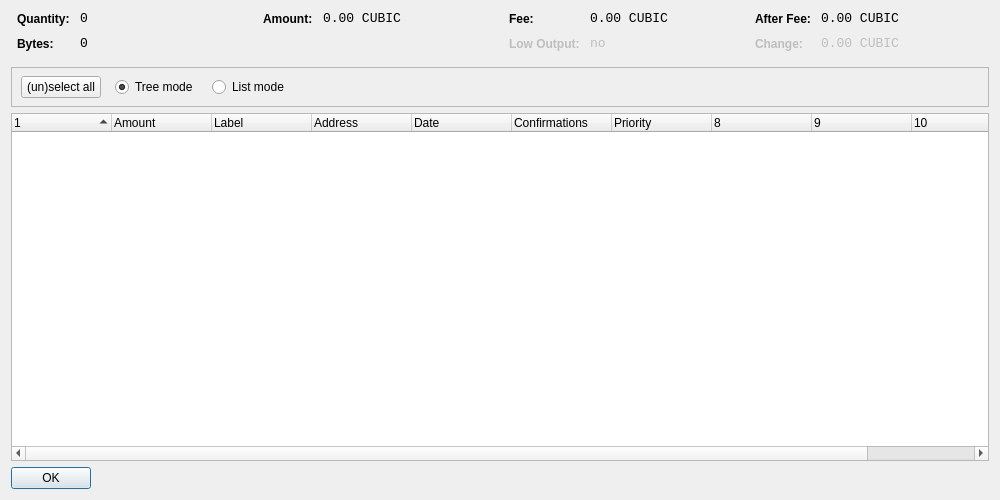
<?xml version="1.0" encoding="UTF-8"?>
<ui version="4.0">
 <class>CoinControlDialog</class>
 <widget class="QDialog" name="CoinControlDialog">
  <property name="geometry">
   <rect>
    <x>0</x>
    <y>0</y>
    <width>1000</width>
    <height>500</height>
   </rect>
  </property>
  <property name="windowTitle">
   <string>Coin Control</string>
  </property>
  <layout class="QVBoxLayout" name="verticalLayout">
   <item>
    <layout class="QHBoxLayout" name="horizontalLayoutTop" stretch="0,0,0,0">
     <property name="topMargin">
      <number>0</number>
     </property>
     <property name="bottomMargin">
      <number>10</number>
     </property>
     <item>
      <layout class="QFormLayout" name="formLayoutCoinControl1">
       <property name="horizontalSpacing">
        <number>10</number>
       </property>
       <property name="verticalSpacing">
        <number>10</number>
       </property>
       <property name="leftMargin">
        <number>6</number>
       </property>
       <property name="rightMargin">
        <number>6</number>
       </property>
       <item row="0" column="0">
        <widget class="QLabel" name="labelCoinControlQuantityText">
         <property name="styleSheet">
          <string notr="true">font-weight:bold;</string>
         </property>
         <property name="text">
          <string>Quantity:</string>
         </property>
        </widget>
       </item>
       <item row="0" column="1">
        <widget class="QLabel" name="labelCoinControlQuantity">
         <property name="font">
          <font>
           <family>Monospace</family>
           <pointsize>10</pointsize>
          </font>
         </property>
         <property name="cursor">
          <cursorShape>IBeamCursor</cursorShape>
         </property>
         <property name="contextMenuPolicy">
          <enum>Qt::ActionsContextMenu</enum>
         </property>
         <property name="text">
          <string notr="true">0</string>
         </property>
         <property name="textInteractionFlags">
          <set>Qt::LinksAccessibleByMouse|Qt::TextSelectableByKeyboard|Qt::TextSelectableByMouse</set>
         </property>
        </widget>
       </item>
       <item row="1" column="0">
        <widget class="QLabel" name="labelCoinControlBytesText">
         <property name="styleSheet">
          <string notr="true">font-weight:bold;</string>
         </property>
         <property name="text">
          <string>Bytes:</string>
         </property>
        </widget>
       </item>
       <item row="1" column="1">
        <widget class="QLabel" name="labelCoinControlBytes">
         <property name="font">
          <font>
           <family>Monospace</family>
           <pointsize>10</pointsize>
          </font>
         </property>
         <property name="cursor">
          <cursorShape>IBeamCursor</cursorShape>
         </property>
         <property name="contextMenuPolicy">
          <enum>Qt::ActionsContextMenu</enum>
         </property>
         <property name="text">
          <string notr="true">0</string>
         </property>
         <property name="textInteractionFlags">
          <set>Qt::LinksAccessibleByMouse|Qt::TextSelectableByKeyboard|Qt::TextSelectableByMouse</set>
         </property>
        </widget>
       </item>
      </layout>
     </item>
     <item>
      <layout class="QFormLayout" name="formLayoutCoinControl2">
       <property name="horizontalSpacing">
        <number>10</number>
       </property>
       <property name="verticalSpacing">
        <number>10</number>
       </property>
       <property name="leftMargin">
        <number>6</number>
       </property>
       <property name="rightMargin">
        <number>6</number>
       </property>
       <item row="0" column="0">
        <widget class="QLabel" name="labelCoinControlAmountText">
         <property name="styleSheet">
          <string notr="true">font-weight:bold;</string>
         </property>
         <property name="text">
          <string>Amount:</string>
         </property>
        </widget>
       </item>
       <item row="0" column="1">
        <widget class="QLabel" name="labelCoinControlAmount">
         <property name="font">
          <font>
           <family>Monospace</family>
           <pointsize>10</pointsize>
          </font>
         </property>
         <property name="cursor">
          <cursorShape>IBeamCursor</cursorShape>
         </property>
         <property name="contextMenuPolicy">
          <enum>Qt::ActionsContextMenu</enum>
         </property>
         <property name="text">
          <string notr="true">0.00 CUBIC</string>
         </property>
         <property name="textInteractionFlags">
          <set>Qt::LinksAccessibleByMouse|Qt::TextSelectableByKeyboard|Qt::TextSelectableByMouse</set>
         </property>
        </widget>
       </item>
      </layout>
     </item>
     <item>
      <layout class="QFormLayout" name="formLayoutCoinControl3">
       <property name="horizontalSpacing">
        <number>10</number>
       </property>
       <property name="verticalSpacing">
        <number>10</number>
       </property>
       <property name="leftMargin">
        <number>6</number>
       </property>
       <property name="rightMargin">
        <number>6</number>
       </property>
       <item row="0" column="0">
        <widget class="QLabel" name="labelCoinControlFeeText">
         <property name="styleSheet">
          <string notr="true">font-weight:bold;</string>
         </property>
         <property name="text">
          <string>Fee:</string>
         </property>
        </widget>
       </item>
       <item row="0" column="1">
        <widget class="QLabel" name="labelCoinControlFee">
         <property name="font">
          <font>
           <family>Monospace</family>
           <pointsize>10</pointsize>
          </font>
         </property>
         <property name="cursor">
          <cursorShape>IBeamCursor</cursorShape>
         </property>
         <property name="contextMenuPolicy">
          <enum>Qt::ActionsContextMenu</enum>
         </property>
         <property name="text">
          <string notr="true">0.00 CUBIC</string>
         </property>
         <property name="textInteractionFlags">
          <set>Qt::LinksAccessibleByMouse|Qt::TextSelectableByKeyboard|Qt::TextSelectableByMouse</set>
         </property>
        </widget>
       </item>
       <item row="1" column="0">
        <widget class="QLabel" name="labelCoinControlLowOutputText">
         <property name="enabled">
          <bool>false</bool>
         </property>
         <property name="styleSheet">
          <string notr="true">font-weight:bold;</string>
         </property>
         <property name="text">
          <string>Low Output:</string>
         </property>
        </widget>
       </item>
       <item row="1" column="1">
        <widget class="QLabel" name="labelCoinControlLowOutput">
         <property name="enabled">
          <bool>false</bool>
         </property>
         <property name="font">
          <font>
           <family>Monospace</family>
           <pointsize>10</pointsize>
          </font>
         </property>
         <property name="cursor">
          <cursorShape>IBeamCursor</cursorShape>
         </property>
         <property name="contextMenuPolicy">
          <enum>Qt::ActionsContextMenu</enum>
         </property>
         <property name="text">
          <string notr="true">no</string>
         </property>
         <property name="textInteractionFlags">
          <set>Qt::LinksAccessibleByMouse|Qt::TextSelectableByKeyboard|Qt::TextSelectableByMouse</set>
         </property>
        </widget>
       </item>
      </layout>
     </item>
     <item>
      <layout class="QFormLayout" name="formLayoutCoinControl4">
       <property name="horizontalSpacing">
        <number>10</number>
       </property>
       <property name="verticalSpacing">
        <number>10</number>
       </property>
       <property name="leftMargin">
        <number>6</number>
       </property>
       <property name="rightMargin">
        <number>6</number>
       </property>
       <item row="0" column="0">
        <widget class="QLabel" name="labelCoinControlAfterFeeText">
         <property name="styleSheet">
          <string notr="true">font-weight:bold;</string>
         </property>
         <property name="text">
          <string>After Fee:</string>
         </property>
        </widget>
       </item>
       <item row="0" column="1">
        <widget class="QLabel" name="labelCoinControlAfterFee">
         <property name="font">
          <font>
           <family>Monospace</family>
           <pointsize>10</pointsize>
          </font>
         </property>
         <property name="cursor">
          <cursorShape>IBeamCursor</cursorShape>
         </property>
         <property name="contextMenuPolicy">
          <enum>Qt::ActionsContextMenu</enum>
         </property>
         <property name="text">
          <string notr="true">0.00 CUBIC</string>
         </property>
         <property name="textInteractionFlags">
          <set>Qt::LinksAccessibleByMouse|Qt::TextSelectableByKeyboard|Qt::TextSelectableByMouse</set>
         </property>
        </widget>
       </item>
       <item row="1" column="0">
        <widget class="QLabel" name="labelCoinControlChangeText">
         <property name="enabled">
          <bool>false</bool>
         </property>
         <property name="styleSheet">
          <string notr="true">font-weight:bold;</string>
         </property>
         <property name="text">
          <string>Change:</string>
         </property>
        </widget>
       </item>
       <item row="1" column="1">
        <widget class="QLabel" name="labelCoinControlChange">
         <property name="enabled">
          <bool>false</bool>
         </property>
         <property name="font">
          <font>
           <family>Monospace</family>
           <pointsize>10</pointsize>
          </font>
         </property>
         <property name="cursor">
          <cursorShape>IBeamCursor</cursorShape>
         </property>
         <property name="contextMenuPolicy">
          <enum>Qt::ActionsContextMenu</enum>
         </property>
         <property name="text">
          <string notr="true">0.00 CUBIC</string>
         </property>
         <property name="textInteractionFlags">
          <set>Qt::LinksAccessibleByMouse|Qt::TextSelectableByKeyboard|Qt::TextSelectableByMouse</set>
         </property>
        </widget>
       </item>
      </layout>
     </item>
    </layout>
   </item>
   <item>
    <widget class="QFrame" name="frame">
     <property name="minimumSize">
      <size>
       <width>0</width>
       <height>40</height>
      </size>
     </property>
     <property name="frameShape">
      <enum>QFrame::StyledPanel</enum>
     </property>
     <property name="frameShadow">
      <enum>QFrame::Sunken</enum>
     </property>
     <widget class="QWidget" name="horizontalLayoutWidget">
      <property name="geometry">
       <rect>
        <x>10</x>
        <y>0</y>
        <width>781</width>
        <height>41</height>
       </rect>
      </property>
      <layout class="QHBoxLayout" name="horizontalLayoutPanel" stretch="0,0,0,0,0">
       <property name="spacing">
        <number>14</number>
       </property>
       <item>
        <widget class="QPushButton" name="pushButtonSelectAll">
         <property name="sizePolicy">
          <sizepolicy hsizetype="Maximum" vsizetype="Fixed">
           <horstretch>0</horstretch>
           <verstretch>0</verstretch>
          </sizepolicy>
         </property>
         <property name="text">
          <string>(un)select all</string>
         </property>
        </widget>
       </item>
       <item>
        <widget class="QRadioButton" name="radioTreeMode">
         <property name="sizePolicy">
          <sizepolicy hsizetype="Maximum" vsizetype="Fixed">
           <horstretch>0</horstretch>
           <verstretch>0</verstretch>
          </sizepolicy>
         </property>
         <property name="text">
          <string>Tree mode</string>
         </property>
         <property name="checked">
          <bool>true</bool>
         </property>
        </widget>
       </item>
       <item>
        <widget class="QRadioButton" name="radioListMode">
         <property name="sizePolicy">
          <sizepolicy hsizetype="Maximum" vsizetype="Fixed">
           <horstretch>0</horstretch>
           <verstretch>0</verstretch>
          </sizepolicy>
         </property>
         <property name="text">
          <string>List mode</string>
         </property>
        </widget>
       </item>
       <item>
        <spacer name="horizontalSpacer">
         <property name="orientation">
          <enum>Qt::Horizontal</enum>
         </property>
         <property name="sizeHint" stdset="0">
          <size>
           <width>40</width>
           <height>20</height>
          </size>
         </property>
        </spacer>
       </item>
      </layout>
     </widget>
    </widget>
   </item>
   <item>
    <widget class="CoinControlTreeWidget" name="treeWidget">
     <property name="contextMenuPolicy">
      <enum>Qt::CustomContextMenu</enum>
     </property>
     <property name="sortingEnabled">
      <bool>false</bool>
     </property>
     <property name="columnCount">
      <number>11</number>
     </property>
     <attribute name="headerShowSortIndicator" stdset="0">
      <bool>true</bool>
     </attribute>
     <attribute name="headerStretchLastSection">
      <bool>false</bool>
     </attribute>
     <column>
      <property name="text">
       <string/>
      </property>
     </column>
     <column>
      <property name="text">
       <string>Amount</string>
      </property>
     </column>
     <column>
      <property name="text">
       <string>Label</string>
      </property>
     </column>
     <column>
      <property name="text">
       <string>Address</string>
      </property>
     </column>
     <column>
      <property name="text">
       <string>Date</string>
      </property>
     </column>
     <column>
      <property name="text">
       <string>Confirmations</string>
      </property>
      <property name="toolTip">
       <string>Confirmed</string>
      </property>
     </column>
     <column>
      <property name="text">
       <string>Priority</string>
      </property>
     </column>
     <column>
      <property name="text">
       <string/>
      </property>
     </column>
     <column>
      <property name="text">
       <string/>
      </property>
     </column>
     <column>
      <property name="text">
       <string/>
      </property>
     </column>
     <column>
      <property name="text">
       <string/>
      </property>
     </column>
    </widget>
   </item>
   <item>
    <widget class="QDialogButtonBox" name="buttonBox">
     <property name="sizePolicy">
      <sizepolicy hsizetype="Maximum" vsizetype="Fixed">
       <horstretch>0</horstretch>
       <verstretch>0</verstretch>
      </sizepolicy>
     </property>
     <property name="orientation">
      <enum>Qt::Horizontal</enum>
     </property>
     <property name="standardButtons">
      <set>QDialogButtonBox::Ok</set>
     </property>
    </widget>
   </item>
  </layout>
 </widget>
 <customwidgets>
  <customwidget>
   <class>CoinControlTreeWidget</class>
   <extends>QTreeWidget</extends>
   <header>coincontroltreewidget.h</header>
  </customwidget>
 </customwidgets>
 <resources/>
 <connections/>
</ui>
